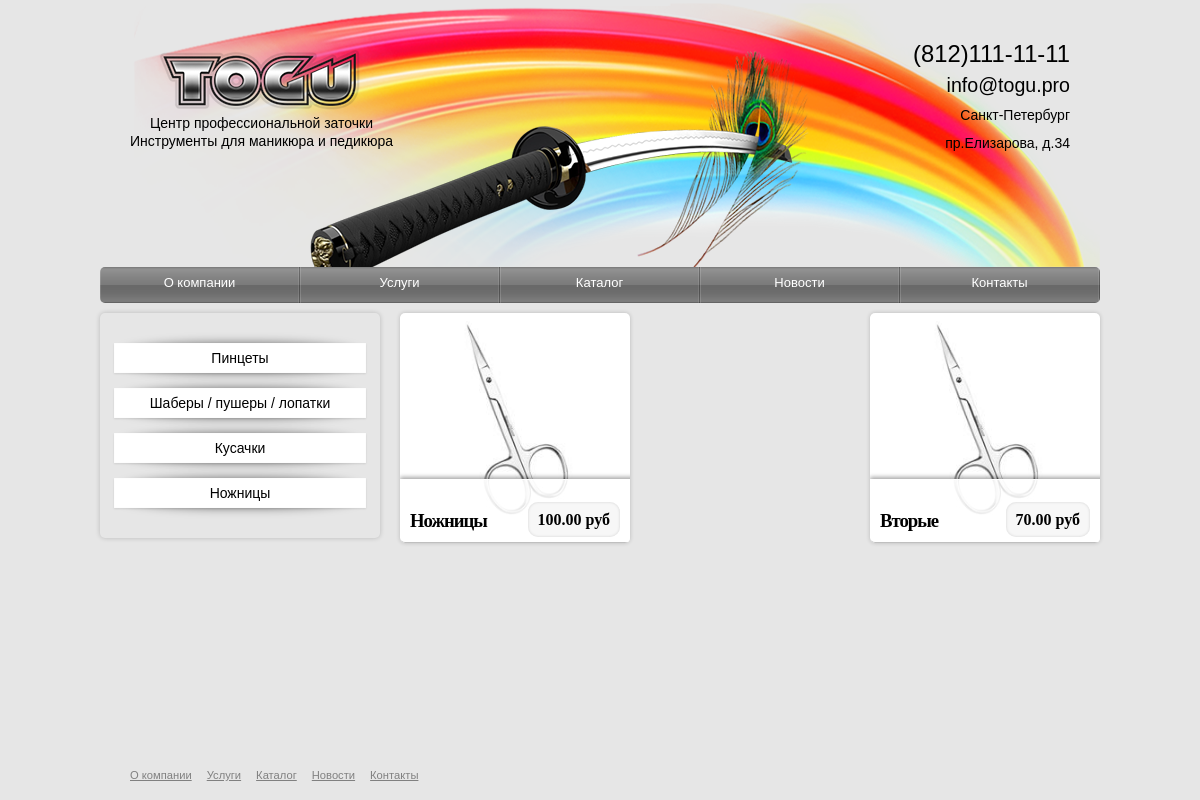
The page /gallery/ on the database as committed earlier.
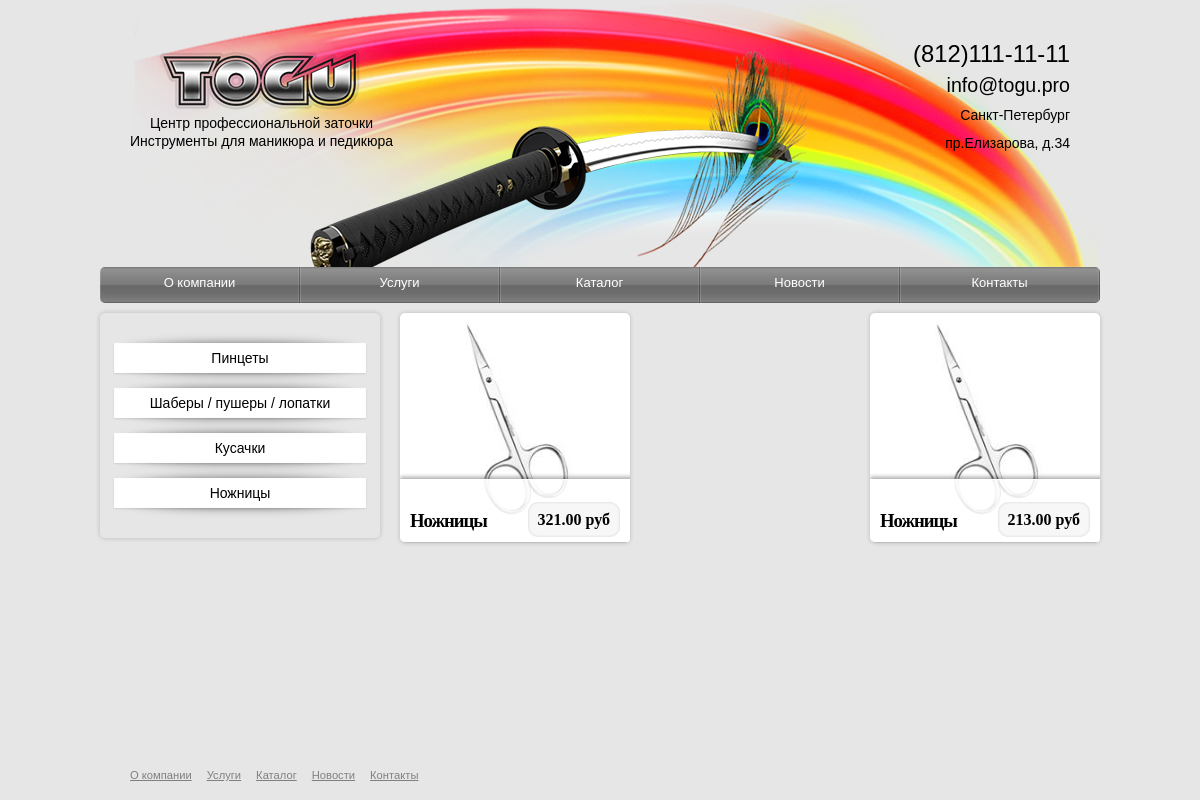
The same page on the database as committed later.
### tools/models.py (models this page shows, shortened)
class MenuItem(models.Model):
    name = models.CharField(max_length=200)
    dest = models.CharField(max_length=200, default="/")
    position = models.IntegerField()

class ToolListItem(models.Model):
    name = models.CharField(max_length=200)
    position = models.IntegerField()

class ScissorTool(models.Model):
    list_item = models.ForeignKey(ToolListItem)
    name = models.CharField(max_length=200)
    image = models.ImageField(upload_to='upload')
    price = models.DecimalField(max_digits=7, decimal_places=2)
    material = models.CharField(max_length=200)
    use = models.CharField(max_length=200)
    length = models.IntegerField()
    feature = models.CharField(max_length=300)

### tools/views.py (the view)
# urls.py: url(r'^gallery/', views.gallery, name='gallery'),
def gallery(request):
    all_menu_items = models.MenuItem.objects.order_by('position')
    tool_list_item = models.ToolListItem.objects.order_by('position')
    all_tools = models.ScissorTool.objects.all()
    context = {'menuitems': all_menu_items, 'toollistitems': tool_list_item, 'tools': all_tools} #, 'scissorsparams': scissors_params}
    return render(request, 'tools/gallery.html', context)

### tools/templates/tools/gallery.html (shortened to what this page needs)
{% extends "tools/base.html" %}
{% load staticfiles %}
{% block gallery_css %}
<link href="{% static 'tools/css/gallery.css' %}" rel="stylesheet">
{% endblock gallery_css %}
{% block main %}
<section>
            <div class="block">
                <ul>
                    {% for toollistitem in toollistitems %}
                    <li class="box shadow">{{ toollistitem.name }}</li>
                    {% endfor %}
                </ul>
            </div>
            <div class="container">
                <ul id="grid">
                    {% for tool in tools %}
                    <li class="open_popup tool-{{ tool.id }}" rel="popup1">
                        <div class="details" >
                            <h3>{{ tool.name }}</h3>
                            <p>{{ tool.price }} руб</p>
                        </div>
                        <img src="/{{ tool.image }}">
                    </li>
                    {% endfor %}
                </ul>
            </div>
        </section>
{% endblock main %}

### tools/templates/tools/base.html (shortened to what this page needs)
{% load staticfiles %}
<!DOCTYPE html>
<html>
    <head>
        <link rel="stylesheet" type="text/css" href="{% static 'tools/css/style.css' %}" />
        {% block gallery_css %}
        {% endblock gallery_css %}
    </head>
    <body>
        <header>
            <div class="logo">
                    <a href="/"><img src="{% static 'tools/img/logon.png' %}" /></a>
            </div>
            <div class="head">
                    <img src="{% static 'tools/img/head.png' %}">
            </div>
            <div class="slogan">
                <p>Центр профессиональной заточки<br>Инструменты для маникюра и педикюра</p>
            </div>
            <div class="address">
                <a id="phone" href="tel:8121111111">(812)111-11-11</a>
                <br>
                <a id="mail" href="mailto:info@togu.pro">info@togu.pro</a>
                <div>
                <a href="#">Санкт-Петербург<br>пр.Елизарова, д.34</a>
                </div>
            </div>
        </header>
        <div class="bar">
            <nav class="navbar">
                <ul>
                    {% for menuitem in menuitems %}
                    {% if request.path == menuitem.dest|add:"/" %}
                        <li class="selected">{{ menuitem.name }}</li>
                    {% else %}
                        <li><a href="{{ menuitem.dest }}">{{ menuitem.name }}</a></li>
                    {% endif %}
                    {% endfor %}
                </ul>
            </nav>
        </div>
        {% block main %}
        {% endblock main %}
        <footer class="menu">
            <ul>
                {% for menuitem in menuitems %}
                <li><a href="{{ menuitem.dest }}"><span>{{ menuitem.name }}</span></a></li>
                {% endfor %}
            </ul>
        </footer>
    </body>
</html>

### tools/static/tools/css/style.css (style rules this page uses)
html { height: 100%; }
body { margin: auto; min-width: 1000px; max-width: 1120px; width: 70%; background-color: #e6e6e6; height: auto !important; height: 100%; min-height: 100%; position: relative; font: 14px/18px "Lucida Grande", "Lucida Sans Unicode", Helvetica, Arial, Verdana, sans-serif; }
header { background-image: url(../img/background.png); background-repeat: no-repeat; background-origin: content-box; background-position: right; height: 267px; max-width: 1120px; }
section { max-width: 1120px; margin-top: -10px; display: table; padding-bottom: 70px; }
section:after { content: '. .'; display: block; height: 0; word-spacing: 99in; overflow: hidden; }
footer { clear: both; height: 50px; position: absolute; bottom: 0; padding-left: 30px; }
a { text-decoration: none; color: grey; }
.logo { float: left; margin: 50px 0 0 60px; position: absolute; z-index: 1; }
.head { margin: 50px 0 0 150px; text-align: center; width: 62%; position: absolute; }
.address { line-height: 2em; text-align: right; margin: 40px 0 0 0; padding-right: 30px; float: right; width: 20%; }
.address a { color: black; }
#phone { font-size: 1.7em; margin-left: 5px; }
#mail { font-size: 1.4em; }
.slogan { position: absolute; text-align: center; margin-top: 100px; padding-left: 30px; }
.bar { max-width: 1120px; margin-bottom: 20px; }
.navbar { border-radius: 5px; -webkit-border-radius: 5px; -moz-border-radius: 5px; width: 100%; overflow: hidden; text-align: center; position: relative; }
.navbar ul { list-style:none; padding: 0; margin: 0; }
.navbar li { background: url("../img/nav.png") repeat-x 0% 0%; width: 20%; float: left; height: 36px; padding: 7px 0 0; box-sizing: border-box; -webkit-box-sizing: border-box; -moz-box-sizing: border-box; border-width: 0 2px 0 1px; border-style: solid; border-color: transparent; border-image: url("../img/border.png") 0 2 0 1; -webkit-border-image: url("../img/border.png") 0 2 0 1; -moz-border-image: url("../img/border.png") 0 2 0 1; -o-border-image: url("../img/border.png") 0 2 0 1; color: white; font-size: 13px; }
.navbar li a { color: white; }
.container ul { text-align: justify; padding: 0; margin: 0; text-justify: newspaper; zoom: 1; }
.container ul:after { width: 100%; height: 0; visibility: hidden; overflow: hidden; content: ''; display: inline-block; }
.container ul li { background-color: white; box-shadow: 0 0 5px rgba(0,0,0,0.2); -webkit-box-sizing: border-box; -moz-box-sizing: border-box; box-sizing: border-box; width: 19.5%; height: 150px; display: inline-block; text-align: center; border-radius: 3px; -webkit-border-radius: 3px; -moz-border-radius: 3px; overflow: hidden; padding: 110px 0 0 0; vertical-align: top; //display : inline; //zoom : 1; }
.menu ul { list-style: none; padding: 0; margin: 0; }
.menu li { float: left; margin: 15px 15px 15px 0; }
.menu a { color: grey; text-decoration: underline; font-size: 0.8em; }

Rows that differ between the two databases and show on the page:
removed ScissorTool: name "Вторые", price "70.00", image (picture)
changed ScissorTool (number 1 of 2 on the later page): price "100.00" → "321.00"
added ScissorTool: name "Ножницы", price "213.00", image (picture)
